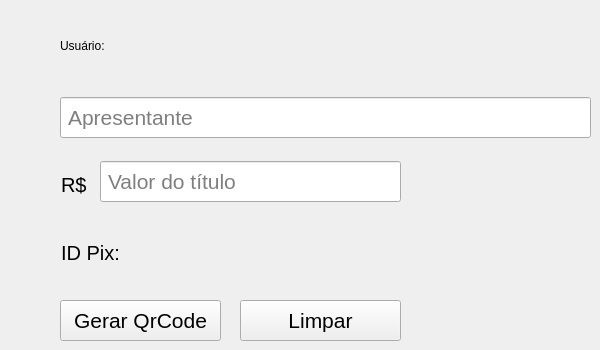
          <widget class="QWidget" name="page_gerar">
           <property name="styleSheet">
            <string notr="true"/>
           </property>
           <widget class="QLineEdit" name="campo_apresentante">
            <property name="geometry">
             <rect>
              <x>60</x>
              <y>97</y>
              <width>531</width>
              <height>41</height>
             </rect>
            </property>
            <property name="font">
             <font>
              <family>MS Shell Dlg 2</family>
              <pointsize>16</pointsize>
              <weight>50</weight>
              <italic>false</italic>
              <bold>false</bold>
             </font>
            </property>
            <property name="styleSheet">
             <string notr="true">padding: 5px;</string>
            </property>
            <property name="maxLength">
             <number>45</number>
            </property>
            <property name="placeholderText">
             <string>Apresentante</string>
            </property>
           </widget>
           <widget class="QLineEdit" name="campo_valor">
            <property name="geometry">
             <rect>
              <x>100</x>
              <y>161</y>
              <width>301</width>
              <height>41</height>
             </rect>
            </property>
            <property name="font">
             <font>
              <family>MS Shell Dlg 2</family>
              <pointsize>16</pointsize>
              <weight>50</weight>
              <italic>false</italic>
              <bold>false</bold>
             </font>
            </property>
            <property name="styleSheet">
             <string notr="true">padding: 5px;</string>
            </property>
            <property name="maxLength">
             <number>20</number>
            </property>
            <property name="placeholderText">
             <string>Valor do título</string>
            </property>
           </widget>
           <widget class="QLabel" name="txt_id_pix">
            <property name="geometry">
             <rect>
              <x>51</x>
              <y>231</y>
              <width>301</width>
              <height>43</height>
             </rect>
            </property>
            <property name="font">
             <font>
              <family>MS Shell Dlg 2</family>
              <pointsize>15</pointsize>
              <weight>50</weight>
              <italic>false</italic>
              <bold>false</bold>
             </font>
            </property>
            <property name="styleSheet">
             <string notr="true">background-color: transparent;
padding: 5px;</string>
            </property>
            <property name="text">
             <string>ID Pix: </string>
            </property>
           </widget>
           <widget class="QLabel" name="txt_moeda">
            <property name="geometry">
             <rect>
              <x>51</x>
              <y>163</y>
              <width>55</width>
              <height>43</height>
             </rect>
            </property>
            <property name="font">
             <font>
              <family>MS Shell Dlg 2</family>
              <pointsize>15</pointsize>
              <weight>50</weight>
              <italic>false</italic>
              <bold>false</bold>
             </font>
            </property>
            <property name="styleSheet">
             <string notr="true">background-color: transparent;
padding: 5px;</string>
            </property>
            <property name="text">
             <string>R$</string>
            </property>
           </widget>
           <widget class="QPushButton" name="btn_gerar_qrcode">
            <property name="geometry">
             <rect>
              <x>60</x>
              <y>300</y>
              <width>161</width>
              <height>41</height>
             </rect>
            </property>
            <property name="font">
             <font>
              <pointsize>16</pointsize>
             </font>
            </property>
            <property name="styleSheet">
             <string notr="true"/>
            </property>
            <property name="text">
             <string>Gerar QrCode</string>
            </property>
           </widget>
           <widget class="QPushButton" name="btn_limpar_campos">
            <property name="geometry">
             <rect>
              <x>240</x>
              <y>300</y>
              <width>161</width>
              <height>41</height>
             </rect>
            </property>
            <property name="font">
             <font>
              <pointsize>16</pointsize>
             </font>
            </property>
            <property name="styleSheet">
             <string notr="true"/>
            </property>
            <property name="text">
             <string>Limpar</string>
            </property>
           </widget>
           <widget class="QLabel" name="campo_usuario_atual">
            <property name="geometry">
             <rect>
              <x>60</x>
              <y>30</y>
              <width>531</width>
              <height>31</height>
             </rect>
            </property>
            <property name="styleSheet">
             <string notr="true">font: 15pt &quot;MS Shell Dlg 2&quot;</string>
            </property>
            <property name="text">
             <string>Usuário:</string>
            </property>
           </widget>
          </widget>
